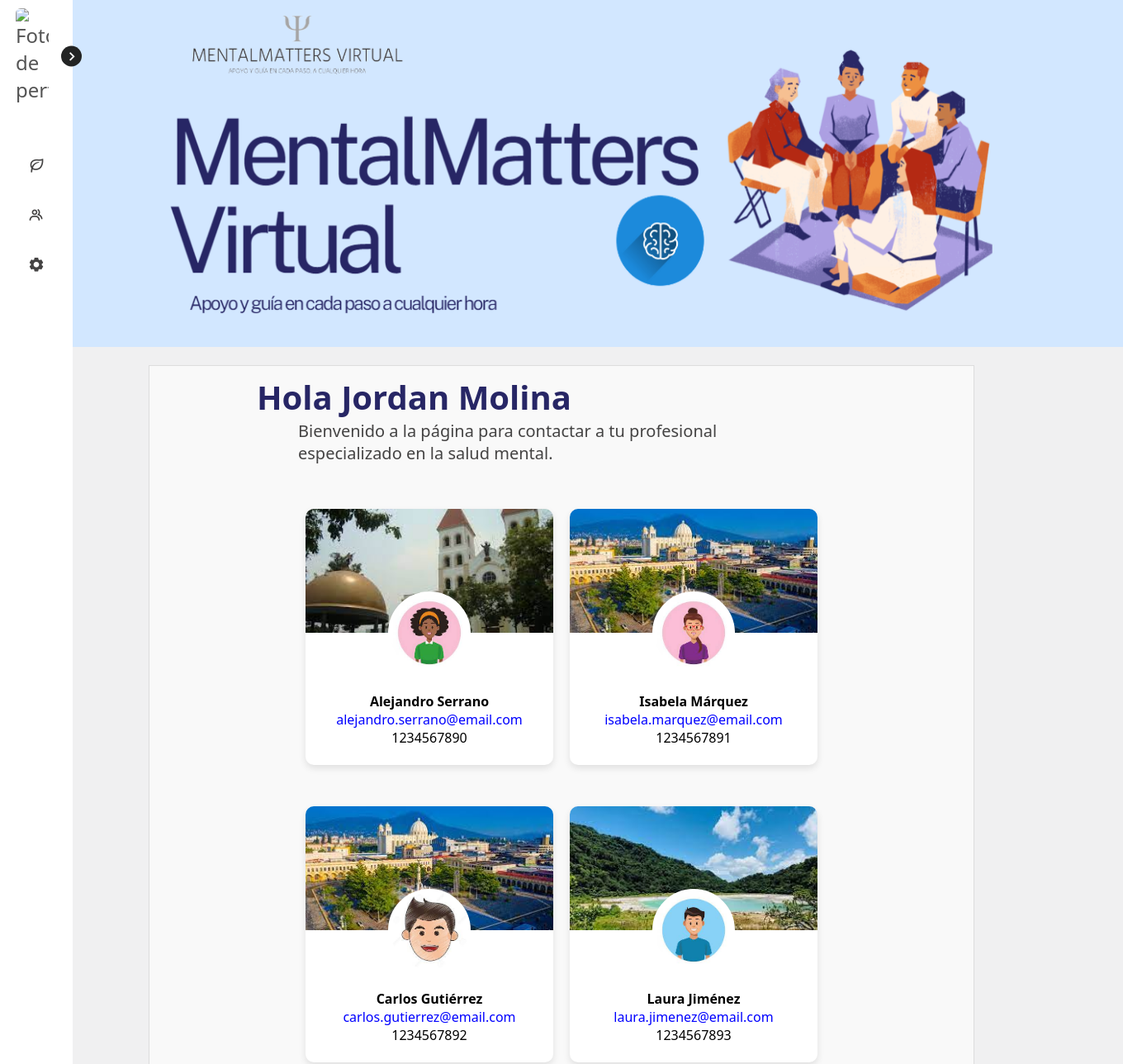
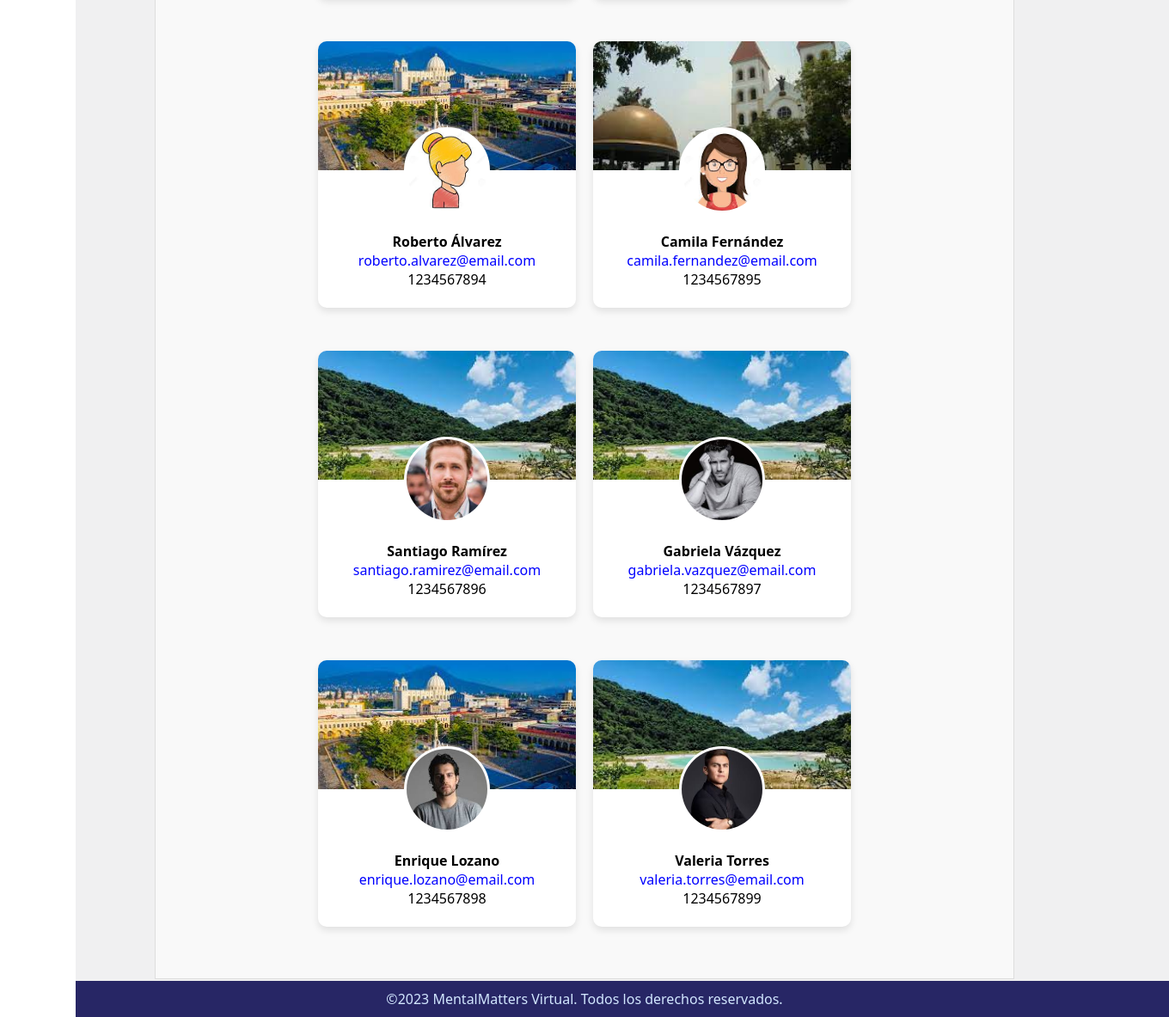
The app's page /view/psicologo.php (signed in) with its own data (2 pictures, top to bottom).
### tables this page shows
CREATE TABLE `psicologos` (
  `id_psicol` int(11) NOT NULL,
  `nombre` varchar(255) NOT NULL,
  `apellido` varchar(255) NOT NULL,
  `correo` varchar(255) NOT NULL,
  `telefono` varchar(255) NOT NULL,
  `cita` text NOT NULL
);

### view/psicologo.php (the view, shortened to what this page needs)
<!DOCTYPE html>
<html lang="es">
<head>
    <link href='https://unpkg.com/boxicons@2.1.1/css/boxicons.min.css' rel='stylesheet'>
    <link rel="stylesheet" href="../assets/css/botones-ca.css">
    <link rel="stylesheet" href="../assets/css/menu.css">
    <link rel="stylesheet" href="../assets/css/styles.css">
    <link rel="stylesheet" href="../assets/css/psicologo.css">
</head>
<body>
<?php
    require("components/menu.php");
?>
    <div class="backgraund-portada">
        <img src="../assets/img/portada.png" id="portada">
    </div><br>
    <div class=box-main>
    <div class="cont-text">
        <h1>Hola <?php echo $_SESSION['nombre'] ?></h1>
        <p>Bienvenido a la página para contactar a tu profesional especializado en la salud mental.</p>
    </div><br><br>
    <?php
    $sql = 'SELECT id_psicol, nombre, apellido, correo, telefono, cita FROM psicologos';
    $stmt = mysqli_query($conexion, $sql);
    echo '<div class="cards-wrapper">';
    while ($row = $stmt->fetch_assoc()) {
        $id = htmlspecialchars($row['id_psicol']);
        $nombreCompleto = htmlspecialchars($row['nombre'] . " " . $row['apellido']);
        $correo = htmlspecialchars($row['correo']);
        $telefono = htmlspecialchars($row['telefono']);
        $fotoRandom = '../assets/imgs-psicol/' . $id . '.jpg';
        $fondoRandom = '../assets/imgs-psicol/' . rand(11, 13) . '.jpg';
        echo <<<EOT
            <div class="card" data-id="$id">
                <div class="card-header">
                    <img src="$fondoRandom" alt="Paisaje" class="background-image">
                    <div class="profile-pic-container">
                        <img src="$fotoRandom" alt="Foto random para $nombreCompleto" class="profile-image">
                    </div>
                </div>
                <div class="card-content">
                    <h4><b>$nombreCompleto</b></h4>
                    <p><a href="mailto:$correo">$correo</a></p>
                    <p>$telefono</p>
                </div>
            </div>
            EOT;
    }
    echo '</div>';
    ?>
    </div> <br><br>
    <?php
        require("components/footer.php");
    ?>
</body>
</html>

### view/components/menu.php (shortened to what this page needs)
<nav class="sidebar close">
        <header>
            <div class="image-text">
                <span class="image">
                <?php
                if (isset($_SESSION['user_id']) && !empty($_SESSION['user_id'])) {
                    require_once '../model/db.php';
                    $userId = $_SESSION['user_id'];
                    $stmt = $conexion->prepare("SELECT foto_perfil FROM usuarios WHERE id = ?");
                    $stmt->bind_param("i", $userId);
                    $stmt->execute();
                    $stmt->store_result();
                    if ($stmt->num_rows > 0) {
                        $stmt->bind_result($fotoPerfil);
                        $imagePath = !empty($fotoPerfil) ? '../uploads/' . $fotoPerfil : 'ruta/a/imagen/por/defecto.jpg';
                        echo '<img src="' . htmlspecialchars($imagePath) . '" alt="Foto de perfil">';
                    } else {
                        echo '<div class="img-default">
                              </div>';
                    }
                }
                ?>
                </span>
            </div>
            <i class='bx bx-chevron-right toggle'></i>
        </header>
        <div class="menu-bar">
            <div class="menu">
                <ul class="menu-links">
                    <li class="nav-link">
                        <a href="index.php">
                            <i class='bx bx-leaf icon'></i>
                        </a>
                    </li>
                    <li class="nav-link">
                        <a href="psicologo.php">
                            <i class='bx bx-group icon' ></i>
                        </a>
                    </li>
                    <li class="nav-link">
                        <a href="settings.php">
                            <i class='bx bxs-cog icon'></i>
                        </a>
                    </li>
                </ul>
            </div>
            <div class="bottom-content">
            </div>
        </div>
    </nav>

### view/components/footer.php
<footer>
        <p>&copy;<span id="year"></span>  MentalMatters Virtual. Todos los derechos reservados.</p>
</footer>

### assets/css/menu.css (style rules this page uses)
* { font-family:system-ui, -apple-system, BlinkMacSystemFont, 'Segoe UI', Roboto, Oxygen, Ubuntu, Cantarell, 'Open Sans', 'Helvetica Neue', sans-serif; margin: 0; padding: 0; box-sizing: border-box; }
:root { --body-color: #f0f0f1; --sidebar-color: #FFF; --primary-color: #232424; --primary-color-light: #f0f0f1; --toggle-color: #b4adad; --text-color: #444343; --tran-03: all 0.2s ease; --tran-03: all 0.3s ease; --tran-04: all 0.3s ease; --tran-05: all 0.3s ease; }
body { min-height: 90vh; background-color: var(--body-color); transition: var(--tran-05); }
.sidebar { position: fixed; top: 0; left: 0; height: 100%; width: 250px; padding: 10px 14px; background: var(--sidebar-color); transition: var(--tran-05); z-index: 100; }
.sidebar.close { width: 88px; }
.sidebar li { height: 50px; list-style: none; display: flex; align-items: center; margin-top: 10px; }
.sidebar header .image, .sidebar .icon { min-width: 50px; border-radius: 6px; }
.sidebar .icon { min-width: 60px; border-radius: 6px; height: 100%; display: flex; align-items: center; justify-content: center; font-size: 20px; }
.sidebar .text, .sidebar .icon { color: var(--text-color); transition: var(--tran-03); }
.sidebar header { position: relative; }
.sidebar header .image-text { display: flex; align-items: center; }
.sidebar header .image { display: flex; align-items: center; justify-content: center; }
.sidebar header .image img { width: 40px; border-radius: 6px; }
.sidebar header .toggle { position: absolute; top: 50%; right: -25px; transform: translateY(-50%) rotate(180deg); height: 25px; width: 25px; background-color: var(--primary-color); color: var(--sidebar-color); border-radius: 50%; display: flex; align-items: center; justify-content: center; font-size: 22px; cursor: pointer; transition: var(--tran-05); }
.sidebar.close .toggle { transform: translateY(-50%) rotate(0deg); }
.sidebar .menu { margin-top: 40px; }
.sidebar li a { list-style: none; height: 100%; background-color: transparent; display: flex; align-items: center; height: 100%; width: 100%; border-radius: 6px; text-decoration: none; transition: var(--tran-03); }
.sidebar .menu-bar { height: calc(100% - 55px); display: flex; flex-direction: column; justify-content: space-between; overflow-y: scroll; }

### assets/css/styles.css (style rules this page uses)
.cont-text { font-size: 20px; font-weight: 500; color: var(--text-color); padding: 10px 180px; font-family: 'Montserrat', sans-serif; }
h1 { color: #272665; }
footer { position: fixed; bottom: 0; width: 100%; background-color: #272665; color: #D2E7FF; padding: 10px; text-align: center; }
#portada { padding: 5px 130px; width: 1300px; height: 420px; margin-left: 50px; }
.backgraund-portada { width: 100%; height: 420px; background-color: #D2E7FF; }

### assets/css/psicologo.css (style rules this page uses)
.card { width: 300px; border-radius: 10px; overflow: hidden; box-shadow: 0 4px 8px rgba(0, 0, 0, 0.1); margin-bottom: 30px; background-color: #fff; text-align: center; }
.card-header { position: relative; height: 150px; }
.background-image { width: 100%; height: 100%; object-fit: cover; }
.profile-pic-container { position: absolute; width: 100px; height: 100px; overflow: hidden; border-radius: 50%; border: 3px solid #fff; left: 50%; bottom: -50px; transform: translateX(-50%); background-color: #fff; }
.profile-image { width: 100%; height: 100%; object-fit: cover; }
.card-content { padding: 2px 16px; height: calc(auto + 50px); margin-top: 70px; margin-bottom: 20px; word-wrap: break-word; }
.card a { text-decoration: none; color: blue; }
.cards-wrapper { display: flex; flex-wrap: wrap; gap: 20px; justify-content: center; width: calc(50vw - 20px); margin-right: auto; margin-left: auto; margin-bottom: 30px; }
.close { font-size: 1.5em; color: #555; }
.box-main { width: 1000px; margin: auto; background-color: #f9f9f9; border: 1px solid #ddd; }
.cont-text h1 { margin-left: -50px; }

### records on screen
psicologos: shows a picture, nombreCompleto "Alejandro Serrano", correo "alejandro.serrano@email.com", telefono "1234567890"
psicologos: shows a picture, nombreCompleto "Isabela Márquez", correo "isabela.marquez@email.com", telefono "1234567891"
psicologos: shows a picture, nombreCompleto "Carlos Gutiérrez", correo "carlos.gutierrez@email.com", telefono "1234567892"
psicologos: shows a picture, nombreCompleto "Laura Jiménez", correo "laura.jimenez@email.com", telefono "1234567893"
psicologos: shows a picture, nombreCompleto "Roberto Álvarez", correo "roberto.alvarez@email.com", telefono "1234567894"
psicologos: shows a picture, nombreCompleto "Camila Fernández", correo "camila.fernandez@email.com", telefono "1234567895"
psicologos: shows a picture, nombreCompleto "Santiago Ramírez", correo "santiago.ramirez@email.com", telefono "1234567896"
psicologos: shows a picture, nombreCompleto "Gabriela Vázquez", correo "gabriela.vazquez@email.com", telefono "1234567897"
psicologos: shows a picture, nombreCompleto "Enrique Lozano", correo "enrique.lozano@email.com", telefono "1234567898"
psicologos: shows a picture, nombreCompleto "Valeria Torres", correo "valeria.torres@email.com", telefono "1234567899"

### other values on screen
$_SESSION['nombre'] "Jordan Molina"
